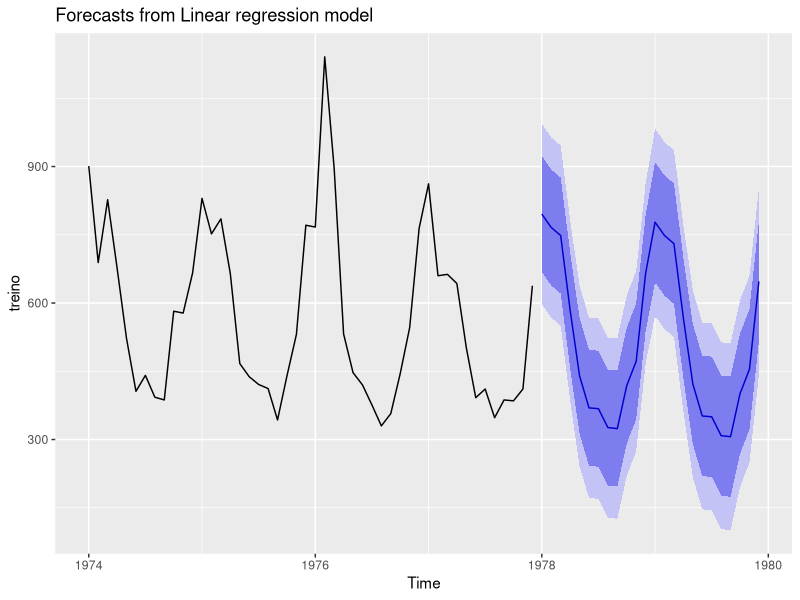
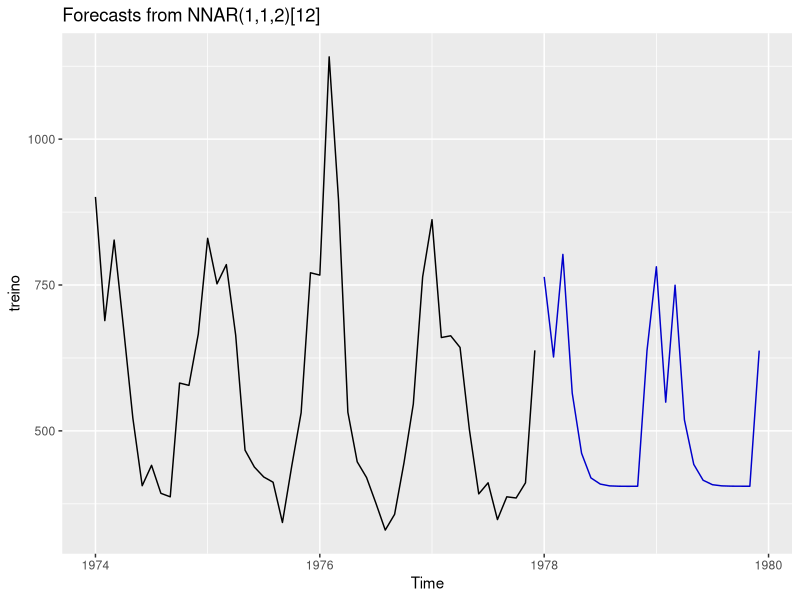
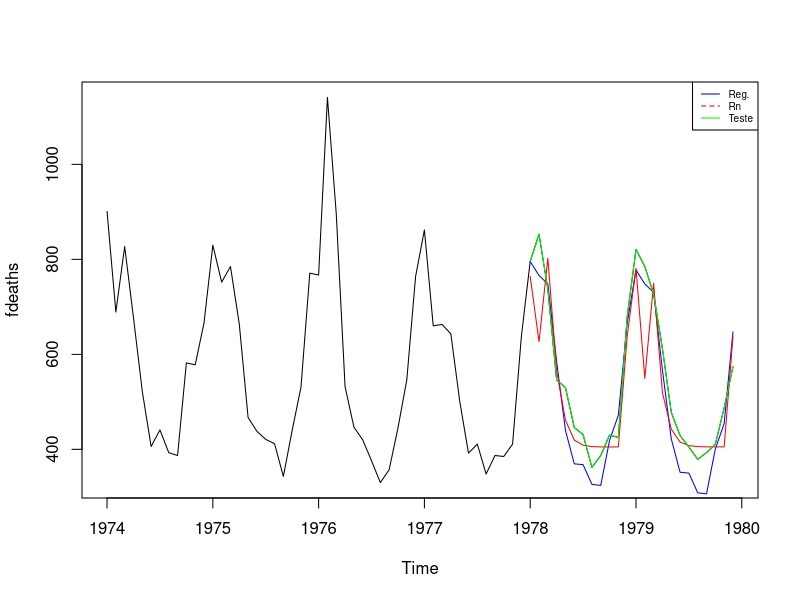

The R script that drew these images, in order:
library(forecast)
library(ggplot2)

treino <- window(fdeaths, start=c(1974,1), end=c(1977,12))
teste <- window(fdeaths, start=c(1978,1), end=c(1979,12))

modelo1 <- tslm(treino ~ season + trend, data=treino)
prev1 <- forecast(modelo1, h=24)
autoplot(prev1)

modelo2 <- nnetar(treino)
prev2 <- forecast(modelo2, h=24)
autoplot(prev2)

plot(fdeaths)
lines(prev1$mean, col="blue")
lines(prev2$mean, col="red")
lines(teste, col="green")
legend("topright", legend = c("Reg.", "Rn", "Teste"), col=c("blue", "red", "green"), lty=1:2, cex=0.6)

accuracy(prev1, teste)
accuracy(prev2, teste)
